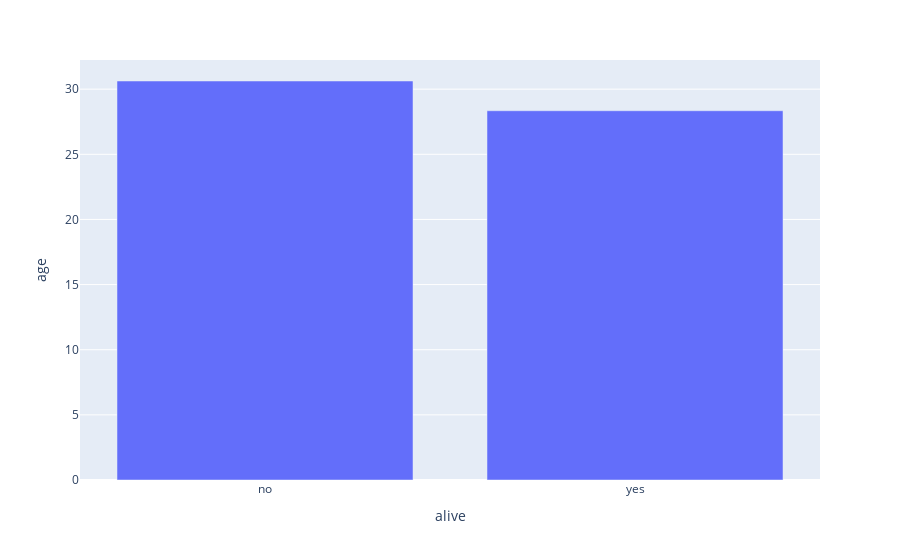

Here is the notebook cell this chart was saved with:
### Markdown cell above
#### Plot

### Code cell
px.bar(data_frame=dff, x='alive', y='age')

### Figure 1 — Plotly figure (JSON) as saved in the notebook; plotly's stock layout.template omitted (floating-point values rounded to 4 significant figures)
{"data": [{"alignmentgroup": "True", "hovertemplate": "alive=%{x}<br>age=%{y}<extra></extra>", "legendgroup": "", "marker": {"color": "#636efa", "pattern": {"shape": ""}}, "name": "", "offsetgroup": "", "orientation": "v", "showlegend": false, "textposition": "auto", "type": "bar", "x": ["no", "yes"], "xaxis": "x", "y": [30.63, 28.34], "yaxis": "y"}], "layout": {"autosize": true, "barmode": "relative", "legend": {"tracegroupgap": 0}, "margin": {"t": 60}, "xaxis": {"anchor": "y", "autorange": true, "domain": [0, 1], "range": [-0.5, 1.5], "title": {"text": "alive"}, "type": "category"}, "yaxis": {"anchor": "x", "autorange": true, "domain": [0, 1], "range": [0, 32.24], "title": {"text": "age"}, "type": "linear"}}}
